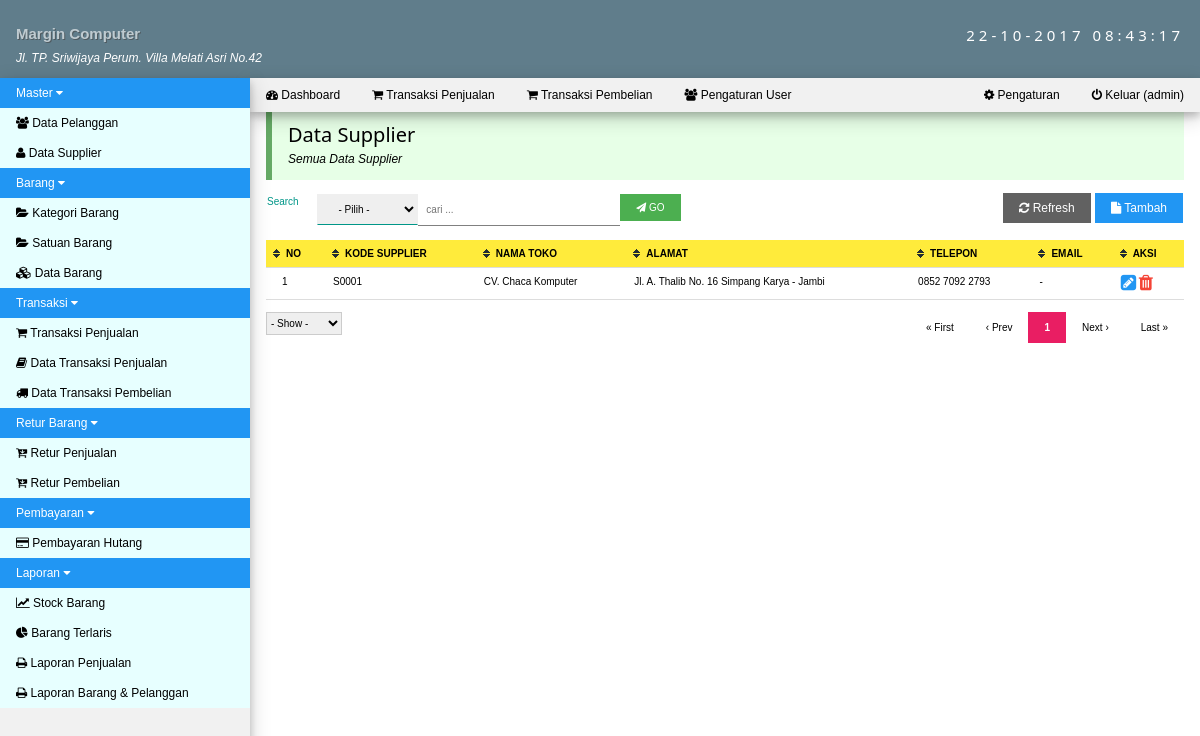
The page /med.php?mod=supplier (signed in) on the database its author committed.
### tables this page shows
CREATE TABLE IF NOT EXISTS `menu` (
  `id_menu` int(11) NOT NULL AUTO_INCREMENT,
  `nama_menu` varchar(50) NOT NULL,
  `posisi` int(11) NOT NULL,
  PRIMARY KEY (`id_menu`)
);

CREATE TABLE IF NOT EXISTS `modul` (
  `id_modul` int(11) NOT NULL AUTO_INCREMENT,
  `id_menu` int(11) NOT NULL,
  `nama_modul` varchar(150) NOT NULL,
  `link_menu` text NOT NULL,
  `posisi` int(11) NOT NULL,
  `icon_menu` varchar(150) NOT NULL,
  PRIMARY KEY (`id_modul`)
);

CREATE TABLE IF NOT EXISTS `tb_supplier` (
  `kode_supplier` varchar(10) NOT NULL,
  `nama_toko` varchar(50) NOT NULL,
  `alamat` text NOT NULL,
  `telepon` varchar(15) NOT NULL,
  `email` varchar(50) NOT NULL,
  PRIMARY KEY (`kode_supplier`)
);

### session.php (called while the page is built, shortened)
<?php
	$HEAD = array();
	$sqlhead = mysql_query("SELECT * FROM tb_pengaturan");
	while ($p = mysql_fetch_assoc($sqlhead)) {
		$HEAD[$p['nama_peng']] = $p['val_peng'];
	}
?>

### med.php (the view, shortened to what this page needs)
<?php
    include"session.php";
?>
<!DOCTYPE html>
<html>
<head>
    <link rel="stylesheet" href="css/w3.css">
    <link rel="stylesheet" href="css/font-awesome.min.css">
    <link rel="stylesheet" href="js/jquery-ui/jquery-ui.css">
    <link rel="stylesheet" type="text/css" href="css/pace.css">
</head>
<body>
<div class="w3-top">
<div class="w3-row w3-blue-grey w3-padding">
  <div class="w3-half" style="margin:15px 0 2px 0;"><b class='w3-text-shadow w3-text-bold w3-opacity'><?php echo isset($HEAD['AD_NAMA_USAHA']) ? $HEAD['AD_NAMA_USAHA'] : 'NAMA USAHA ANDA'; ?></b><br><i style="font-size:12px;"><?php echo isset($HEAD['AD_ALAMAT_USAHA']) ? $HEAD['AD_ALAMAT_USAHA'] : 'ALAMAT USAHA ANDA'; ?></i></div>
  <div class="w3-half w3-margin-top w3-wide w3-hide-medium w3-hide-small"><div class="w3-right"><?php echo date('d-m-Y H:i:s'); ?></div></div>
</div>
<nav id="left-nav" class="w3-sidenav w3-small w3-light-grey w3-card-4" style="width:250px;">
  <div id="menuTut" class="myMenu w3-accordion">
    <?php
        $sql_menu = mysql_query("SELECT * FROM menu ORDER BY posisi ASC") or die(mysql_error());
        while ($mn = mysql_fetch_assoc($sql_menu)) {
            echo"<button onclick=\"myFunction('".$mn['id_menu']."')\" class=\"w3-padding-hor-16 w3-btn-block w3-left-align w3-blue\"> $mn[nama_menu] <i class=\"fa fa-caret-down\"></i></button>
            <div id=\"$mn[id_menu]\" class=\"w3-accordion-content w3-pale-blue w3-show\">";
            $sql_sub = mysql_query("SELECT * FROM modul
                WHERE id_menu = '$mn[id_menu]' ORDER BY posisi ASC") or die(mysql_error());
            while ($sm = mysql_fetch_assoc($sql_sub)) {
                echo"<a href=\"$sm[link_menu]\"><i class=\"$sm[icon_menu]\"></i> $sm[nama_modul]</a>";
            }
            echo"</div>";
        }
    ?>
    <br>
    <br>
    <br>
    <br>
    <br>
    <br>
    <br>
  </div>
</nav>
    <div style="margin-left:250px;">
        <ul class="w3-navbar w3-light-grey w3-small w3-card-4">
          <li><a class="w3-hover-black w3-padding-10" href="index.php"><i class="fa fa-dashboard"></i> Dashboard</a></li>
          <li><a class="w3-hover-black w3-padding-10" href="med.php?mod=penjualan"><i class="fa fa-shopping-cart"></i> Transaksi Penjualan</a></li>
          <li><a class="w3-hover-black w3-padding-10" href="med.php?mod=pembelian&act=form"><i class="fa fa-shopping-cart"></i> Transaksi Pembelian</a></li>
          <li><a class="w3-hover-black w3-padding-10" href="med.php?mod=user"><i class="fa fa-group"></i> Pengaturan User</a></li>
          <li class="w3-right"><a class="w3-hover-black w3-padding-10" href="logout.php" onclick="return confirm('Yakin ingin keluar');"><i class="fa fa-power-off"></i> Keluar (<?php echo $_SESSION['login_user']; ?>)</a></li>
          <li class="w3-right"><a class="w3-hover-black w3-padding-10" href="med.php?mod=pengaturan&act=aps"><i class="fa fa-cog"></i> Pengaturan</a></li>
        </ul>
    </div>
</div>
<div style="margin-left:250px;">
    <div id="main" class="w3-container" style="margin-top:110px">
        <?php include"content.php"; ?>
        <br>
    </div>
</div>
</body>
</html>

### mod/supplier/supplier.php (shortened to what this page needs)
<?php
	$linkaksi = 'med.php?mod=supplier';
	if(isset($_GET['act']))
	{
		$act = $_GET['act'];
		$linkaksi .= '&act='.$act;
	}
	else
	{
		$act = '';
	}
	$aksi = 'mod/supplier/act_supplier.php';
	switch ($act) {
						?>
			<?php
		default :
			echo"<div class='w3-container w3-small w3-pale-green w3-leftbar w3-border-green'>
				<h4 style='margin-bottom:0;padding-bottom:0;'>Data Supplier</h4>
				<p style='margin-top:0;padding-top:0;'><i>Semua Data Supplier</i></p>
			</div>";
			echo"<table style='margin-top:12px;'>
				<tr>
					<td>
						<form class='w3-tiny' action='' method='GET'>
							<input type='hidden' name='mod' value='supplier'>
							<div class='w3-row'>
								<div class='w3-col s1'>
									<label class='w3-label'>Search</label>
								</div>
								<div class='w3-col s2'>
									<select name='field' class='w3-select w3-padding'>
										<option value=''>- Pilih -</option>
										<option value='nama_toko'>NAMA TOKO</option>
										<option value='alamat'>ALAMAT</option>
										<option value='telepon'>TELEPON</option>
										<option value='email'>EMAIL</option></select>
								</div>
								<div class='w3-col s4'>
									<input type='text' name='cari' class='w3-input' placeholder='cari ...'>
								</div>
								<div class='w3-col s1'>
									<button type='submit' class='w3-btn w3-tiny'><i class='fa fa-paper-plane'></i> GO</button>
								</div>
							</div>
						</form>
					</td>
					<td align='right'><a href='med.php?mod=supplier' class='w3-btn w3-dark-grey w3-small'><i class='fa fa-refresh'></i> Refresh</a>
					<a href='med.php?mod=supplier&act=form' class='w3-btn w3-small w3-blue'><i class='fa fa-file'></i> Tambah</a></td>
				</tr>
			</table>";
			echo"<div style='margin-top:12px;margin-bottom:12px;'>
			<table class='w3-table w3-striped w3-bordered w3-tiny w3-hoverable tbl'>
				<thead>
					<tr class='w3-yellow'>
						<th>NO</th>
						<th>KODE SUPPLIER</th>
						<th>NAMA TOKO</th>
						<th>ALAMAT</th>
						<th>TELEPON</th>
						<th>EMAIL</th>
						<th>AKSI</th>
					</tr>
				</thead>
				<tbody>";
				$p      = new Paging;
				$batas  = 10;
				$posisi = $p->cariPosisi($batas);
				$query = "SELECT * FROM tb_supplier ";
				$q 	= "SELECT * FROM tb_supplier";
				$query .= " LIMIT $posisi, $batas";
				$q 	.= " ";
				$sql_kul = mysql_query($query);
				$fd_kul = mysql_num_rows($sql_kul);
				if($fd_kul > 0)
				{
					$no = $posisi + 1;
					while ($m = mysql_fetch_assoc($sql_kul)) {
						echo"<tr>
							<td>$no</td>
							<td>$m[kode_supplier]</td>
							<td>$m[nama_toko]</td>
							<td>$m[alamat]</td>
							<td>$m[telepon]</td>
							<td>$m[email]</td>
							<td><a href='med.php?mod=supplier&act=form&id=$m[kode_supplier]'><i class='fa fa-pencil-square w3-large w3-text-blue'></i></a>
							<a href='$aksi?mod=supplier&act=hapus&id=$m[kode_supplier]' onclick=\"return confirm('Yakin hapus data');\"><i class='fa fa-trash w3-large w3-text-red'></i></a></td>
						</tr>";
						$no++;
					}
					$jmldata = mysql_num_rows(mysql_query($q));
					$jmlhalaman  = $p->jumlahHalaman($jmldata, $batas);
		    		$linkHalaman = $p->navHalaman($_GET['halaman'], $jmlhalaman, $linkaksi);
				}
				else
				{
					echo"<tr>
						<td colspan='6'><div class='w3-center'><i>Data Supplier Not Found.</i></div></td>
					</tr>";
				}
				echo"</tbody>
			</table></div>";
			echo"<div class='w3-row'>
				<div class='w3-col s1'>
					<form class='w3-tiny' action='' method='GET'>
						<input type='hidden' name='mod' value='supplier'>";
						echo"<select class='w3-select w3-border' name='show' onchange='submit()'>
							<option value=''>- Show -</option>";
						echo"</select>
					</form>
				</div>
				<div class='w3-col s11'>
					<ul class='w3-pagination w3-right w3-tiny'>
						$linkHalaman
					</ul>
				</div>
			</div>";
		break;
	}
?>

### css/perfect-scrollbar.css (style rules this page uses)
.ps-container { -ms-touch-action: none; touch-action: none; overflow: hidden !important; -ms-overflow-style: none; }

### med.php (style rules this page uses)
.w3-btn { background-color:#4CAF50 ;margin-bottom:4px; }
.tbl th.header { background-image: url(js/table.sorter/themes/blue/bg.gif); cursor: pointer; font-weight: bold; background-repeat: no-repeat; background-position: center left; padding-left: 20px; margin-left: -1px; }
#left-nav { overflow: hidden; }

### rows shown on the page
menu: nama_menu "Master"
modul: nama_modul "Data Pelanggan"
modul: nama_modul "Data Supplier"
menu: nama_menu "Barang"
modul: nama_modul "Kategori Barang"
modul: nama_modul "Satuan Barang"
modul: nama_modul "Data Barang"
menu: nama_menu "Transaksi"
modul: nama_modul "Transaksi Penjualan"
modul: nama_modul "Data Transaksi Penjualan"
modul: nama_modul "Data Transaksi Pembelian"
menu: nama_menu "Retur Barang"
modul: nama_modul "Retur Penjualan"
modul: nama_modul "Retur Pembelian"
menu: nama_menu "Pembayaran"
modul: nama_modul "Pembayaran Hutang"
menu: nama_menu "Laporan"
modul: nama_modul "Stock Barang"
modul: nama_modul "Barang Terlaris"
modul: nama_modul "Laporan Penjualan"
modul: nama_modul "Laporan Barang & Pelanggan"
tb_supplier: kode_supplier "S0001", nama_toko "CV. Chaca Komputer", alamat "Jl. A. Thalib No. 16 Simpang Karya - Jambi", telepon "0852 7092 2793", email "-"

### other values the page prints
$HEAD['AD_NAMA_USAHA'] "Margin Computer"
$HEAD['AD_ALAMAT_USAHA'] "Jl. TP. Sriwijaya Perum. Villa Melati Asri No.42"
$_SESSION['login_user'] "admin"
$halaman_aktif "1"
